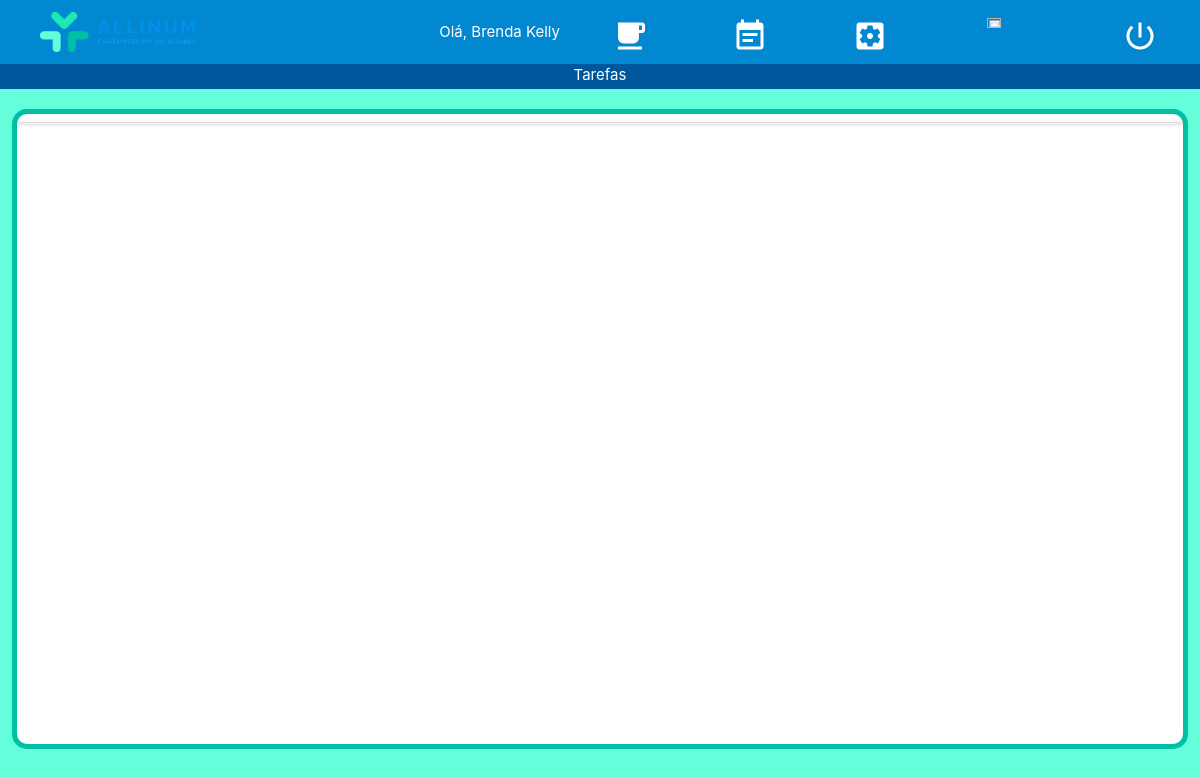
/visao_tarefa/ (signed in), run on an earlier commit of the app's database.
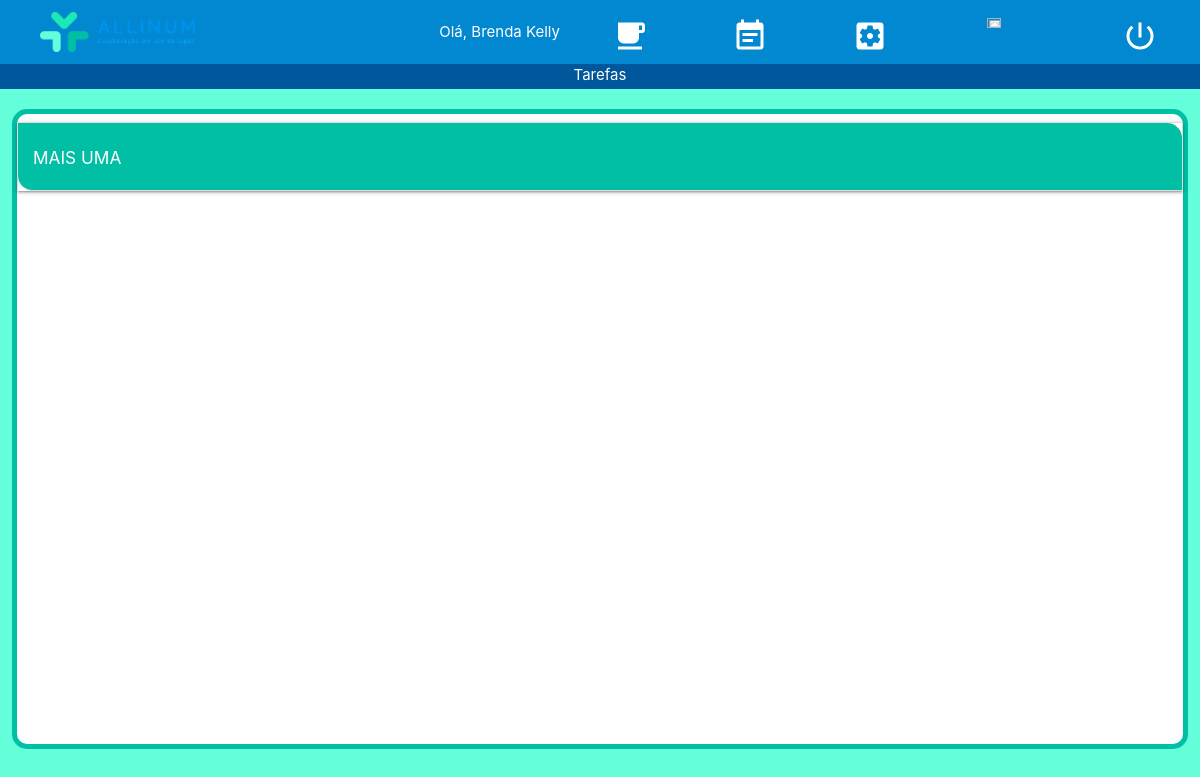
And on a later commit of the database.
### usuarios/models.py (models this page shows)
class Profile(models.Model):
    user = models.OneToOneField(User, on_delete=models.CASCADE)
    matricula = models.TextField(max_length=20, unique=True)
    tema = models.TextField(max_length=1)
    fontes_grandes = models.BooleanField(default=False)

class Projeto(models.Model):
    titulo = models.TextField(max_length=100, null=False)
    descricao = models.TextField(max_length=400, null=False)
    lider = models.ForeignKey(User, on_delete=models.CASCADE)
    membros = models.ManyToManyField(Membro)
    ult_alt = models.TextField(max_length=100, null=True)
    data_ult_alt = models.DateField(null=True)

### usuarios/views.py (the view)
# urls.py: url(r'^visao_tarefa/$', tarefa_visao, name='visao_tarefa'),
@login_required
def tarefa_visao(request, template_name="visao_tarefas.html"):
    user = request.user
    if user.is_superuser:
        projetos = Projeto.objects.all()
    else:
        projetos = Projeto.objects.filter(membros__user_id=user.id)
    tarefas = Tarefa.objects.all()
    categorias = Categoria.objects.all()
    context = {"projetos": projetos, "tarefas":tarefas, "categorias":categorias}
    return render(request, template_name, context)

### templates/visao_tarefas.html (shortened to what this page needs)
{% extends 'baseTemplate.html' %}
{% block titulo %}
    Tarefas
{% endblock titulo %}
{% block conteudo %}
    <div class="row">
        <div class="col s12">
            <ul class="collapsible">
                {% for projeto in projetos %}
                <li>
                    <div class="collapsible-header teal accent-4 white-text" style="border-radius: 0px 15px 0px 15px;"> <h6> {{ projeto.titulo }} </h6> </div>
                </li>
                {% endfor %}
            </ul>
        </div>
    </div>
{% endblock conteudo %}

### templates/baseTemplate.html (shortened to what this page needs)
<html lang="pt-br">
    {% load static %}
	<head>
	    <link rel="stylesheet" href="https://cdnjs.cloudflare.com/ajax/libs/materialize/1.0.0/css/materialize.min.css">
	</head>
	<body style = 'background:  {% if request.user.profile.tema == 'C' %}
                                    #64FFDA
                                {% endif %}
                                ;'>
		<nav>
		    <div class="nav-wrapper {% if request.user.profile.tema == 'C' %}
                                        light-blue darken-2
                                    {% endif %}
                                    ">
		      	<a href="{% url 'projeto_lista' %}" style="margin-left: 40px; color:#FFFFFF;"> <img src = "{% static 'usuarios/logos/Logo_V_C.png' %}"
	      		style = "height: 40px; margin-top: 1%;"/> </a>
		      	<ul id="nav-mobile" class="right">
                    <li style="margin-right: 10px;"> Olá, {{ request.user.first_name}} </li>
			      	<li><a href=" {% url 'projeto_lista' %} " style="height: 100%; width: 120px;">
			      		<img src = "{% static 'usuarios/icons/projetos.png' %}" style = "width: 40%; margin-left: 30%; margin-top: 20%;">
			      	</a></li>
			      	<li><a href="{% url 'visao_tarefa' %}" style="height: 100%; width: 120px;">
			      		<img src = "{% static 'usuarios/icons/tarefas.png' %}" style = "width: 40%; margin-left: 30%; margin-top: 20%;">
			      	</a></li>
			        <li><a href=" {% url 'usuario_configuracao' %} " style="height: 100%; width: 120px;">
			      		<img src = "{% static 'usuarios/icons/configuracoes.png' %}" style = "width: 40%; margin-left: 30%; margin-top: 20%;">
			      	</a></li>
			        <li><a href="" class="btn-flat disabled" style="height: 100%; width: 120px;">
			        	<img src = "{% static 'usuarios/icons/notificacoes.png' %}" style = "width: 40%; margin-left: 30%; margin-top: 20%;">
			        </a></li>
			        <li><a href="{% url 'logout' %}" style="height: 100%; width: 120px;">
			        	<img src = "{% static 'usuarios/icons/sair.png' %}" style = "width: 40%; margin-left: 30%; margin-top: 20%;">
			        </a></li>
		      	</ul>
		    </div>
	  	</nav>
	  	<div class = row>
	  		<div class = "col s12" style = "height: 25px; background:   {% if request.user.profile.tema == 'C' %}
                                                                            #01579B
                                                                        {% endif %}
                                                                        ;
                    color: #FFFFFF; text-align: center;"> {% block titulo %} {% endblock %} </div>
	  	</div>
		<div class = 'col s12' style = "background: {% if request.user.profile.tema == 'C' %}
                                                        #FFFFFF
                                                    {% endif %}
                                                    ;
                min-height: 80%; margin: 1%; border: 5px solid #00BFA5; border-radius: 15px;">
            {% block conteudo %}
            {% endblock %}
		</div>
	</body>
</html>

What changed in the data, as far as the page shows it:
added Projeto: titulo "MAIS UMA"
